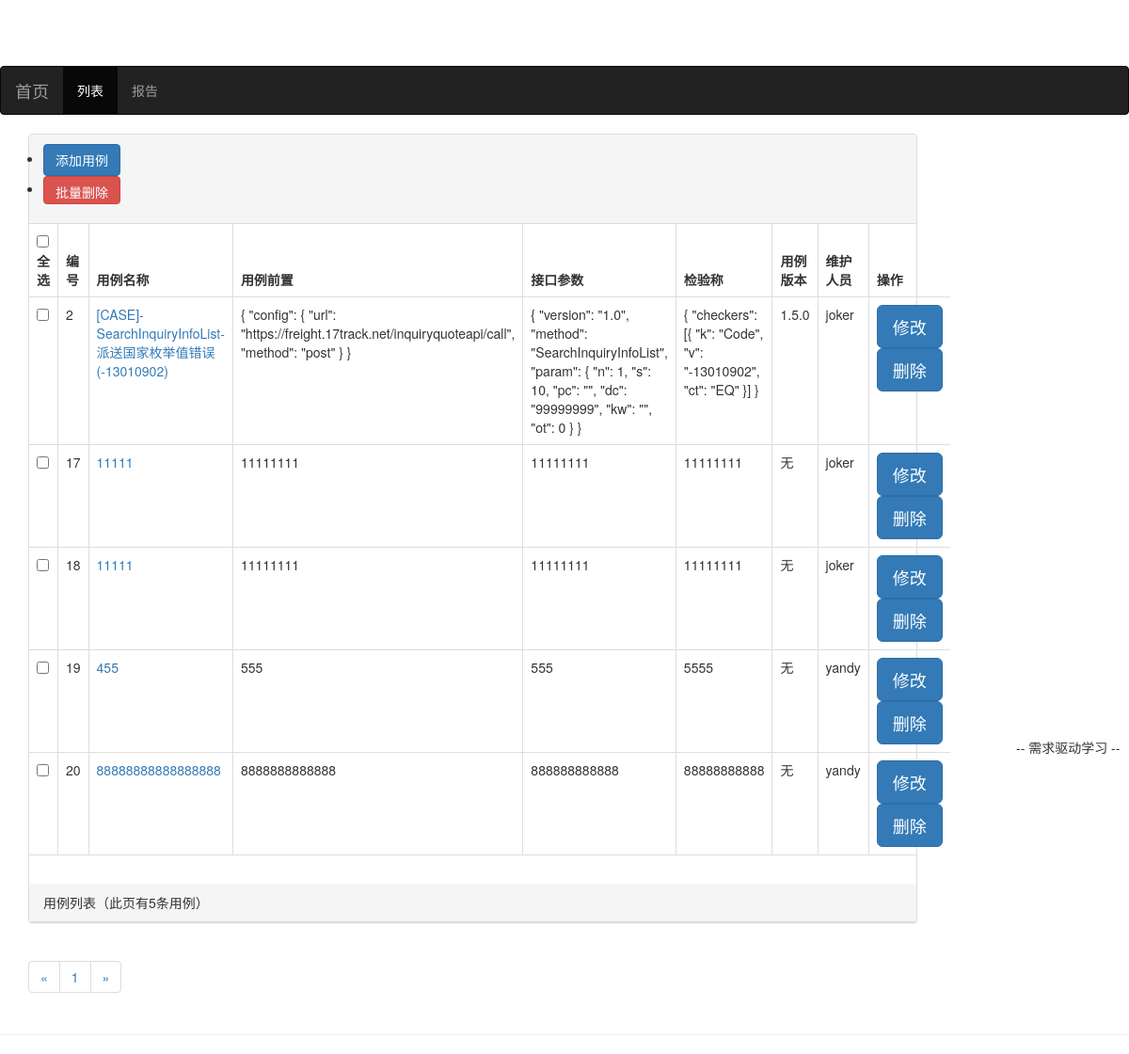
Page /testcase/test_case_list/ on the earlier database version.
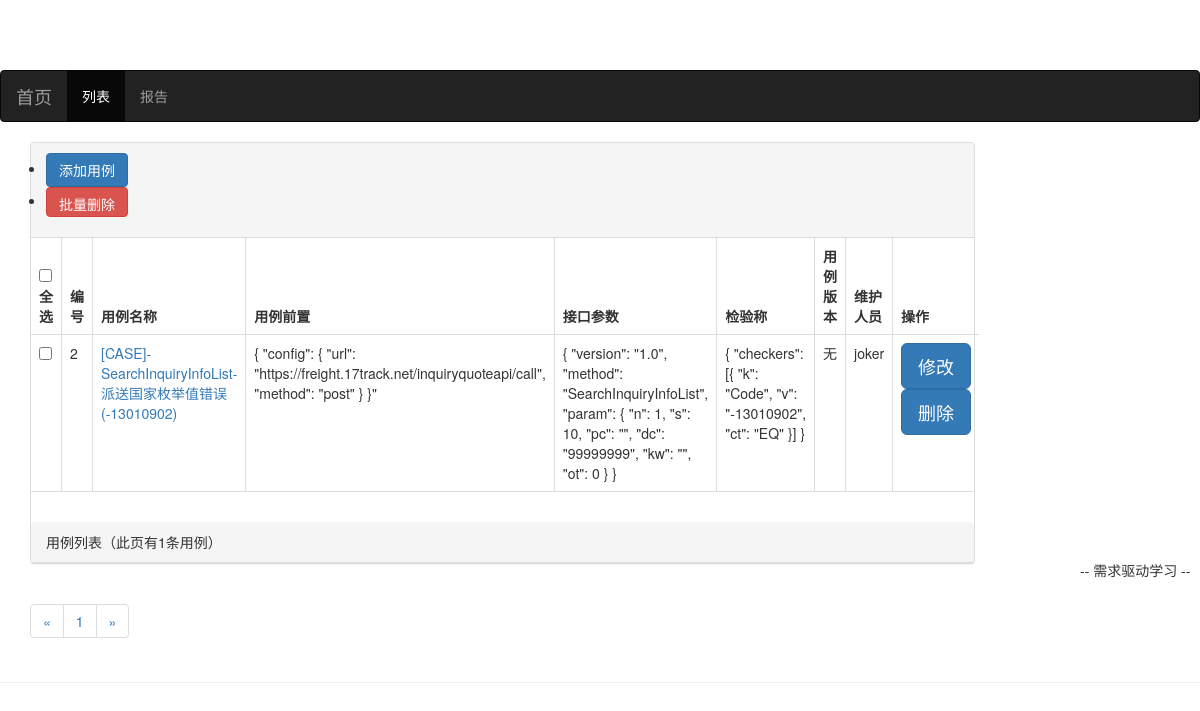
Same page on the later database version.
### tpTest/models.py (models this page shows, shortened)
class TestCases(models.Model):
    TC_name = models.CharField(max_length=500, verbose_name='用例概述')
    TC_set_up = models.TextField(verbose_name='用例前置')
    TC_params = models.TextField(verbose_name='接口参数')
    TC_checks = models.TextField(verbose_name='检验')
    TC_next_step = models.CharField(
        max_length=200, null=True, blank=True, default='无', verbose_name='下一步参数')
    TC_project = models.CharField(
        max_length=50, null=True, blank=True, default='Seller', verbose_name='项目')
    TC_version = models.CharField(
        max_length=100, null=True, blank=True, verbose_name='用例版本')
    owner = models.ForeignKey(
        User, on_delete=models.DO_NOTHING, verbose_name='维护人员')
    created_time = models.DateTimeField(
        auto_now_add=True, verbose_name='创建时间')
    last_updated_time = models.DateTimeField(
        auto_now=True, verbose_name='最后修改时间')
    TC_remark = models.TextField(verbose_name='备注', default='无')
    class Meta:
        verbose_name = '用例概述'
        verbose_name_plural = verbose_name

### tpTest/views.py (the view)
# urls.py: path('test_case_list/', views.test_case_list, name='test_case_list'),
def test_case_list(request):
    test_case_all_list = TestCases.objects.all()
    paginator = Paginator(test_case_all_list, 5)
    page_num = request.GET.get('page', 1)
    page_of_test_cases = paginator.get_page(page_num)
    context = {}
    context['page_of_test_cases'] = page_of_test_cases
    return render(request, 'tpTest/test_case_list.html', context)

### templates/tpTest/test_case_list.html (shortened to what the changed rows need)
{% extends 'base.html' %}
{% load staticfiles %}
{% block header_extends %}
<link rel="stylesheet" href="{% static 'tpTest/test_case.css' %}">
{% endblock %}
{% block content %}
<div class="container">
    <div class="row">
        <div class="col-xs-12 col-sm-8 col-md-9 col-lg-10">
            <div class="panel panel-default">
                <div class="panel-heading">
                    <ul>
                    </ul>
                </div>
                <table class="table table-bordered">
                    <thead>
                        <tr>
                            <th><input type="checkbox" id="select_all" onclick="selectAll()">全选</th>
                            <th>编号</th>
                            <th>用例名称</th>
                            <th>用例前置</th>
                            <th>接口参数</th>
                            <th>检验称</th>
                            <th>用例版本</th>
                            <th>维护人员</th>
                            <th>操作</th>
                        </tr>
                    </thead>
                    <tbody>
                        {% for test_case in page_of_test_cases %}
                        <tr>
                            <td><input type="checkbox" value="{{test_case.pk}}" name="check_box" onclick="selectOne()">
                            </td>
                            <td>
                                {{test_case.pk}}
                            </td>
                            <td>
                                <a href="{% url 'test_case_detail' test_case.pk %}">{{ test_case.TC_name }}</a> </td>
                            <td>
                                {{test_case.TC_set_up}}
                            </td>
                            <td>
                                {{test_case.TC_params}}
                            </td>
                            <td>
                                {{test_case.TC_checks}}
                            </td>
                            <td>
                                {{test_case.TC_version}}
                            </td>
                            <td>
                                {{test_case.owner}}
                            </td>
                            <td>
                                <form role="form" action="update_form/" method="POST">
                                    <button class="btn btn-lg btn-primary btn-block" type="submit">修改</button>
                                </form>
                                <form role="form" action="delete_action/" method="POST">
                                    <button class="btn btn-lg btn-primary btn-block" type="submit">删除</button>
                                </form>
                            </td>
                        </tr>
                        {% empty %}
                        <div class="test-case">
                            <h3>-- 暂无用例，请添加 --</h3>
                        </div>
                        {% endfor %}
                    </tbody>
                </table>
                <div class="panel-body">
                </div>
                <div class="panel-heading">用例列表（此页有{{ page_of_test_cases|length }}条用例）</div>
            </div>
            <div>
                <ul class="pagination">
                    {% for page_num in page_of_test_cases.paginator.page_range %}
                    <li><a href="?page={{ page_num }}">{{ page_num }}</a></li>
                    {% endfor %}
                </ul>
            </div>
        </div>
    </div>
</div>
{% endblock %}

Differences in the rows shown:
removed TestCases: pk "17", TC_name "11111", TC_set_up "11111111", TC_params "11111111", TC_checks "11111111", TC_version "无", owner "joker"
removed TestCases: pk "18", TC_name "11111", TC_set_up "11111111", TC_params "11111111", TC_checks "11111111", TC_version "无", owner "joker"
removed TestCases: pk "19", TC_name "455", TC_set_up "555", TC_params "555", TC_checks "5555", TC_version "无", owner "yandy"
removed TestCases: pk "20", TC_name "88888888888888888", TC_set_up "8888888888888", TC_params "888888888888", TC_checks "88888888888", TC_version "无", owner "yandy"
changed TestCases "[CASE]-SearchInquiryInfoList-派送国家枚举值错误(-13010902)": TC_set_up "{ \"config\": { \"url\": \"https://freight.17track.net/inquiryquoteapi/call\", \"method\": \"post\" } }" → "{ \"config\": { \"url\": \"https://freight.17track.net/inquiryquoteapi/call\", \"method\": \"post\" } }\""; TC_version "1.5.0" → "无"
Other differences:
{{ page_of_test_cases|length }}: "5" → "1"
